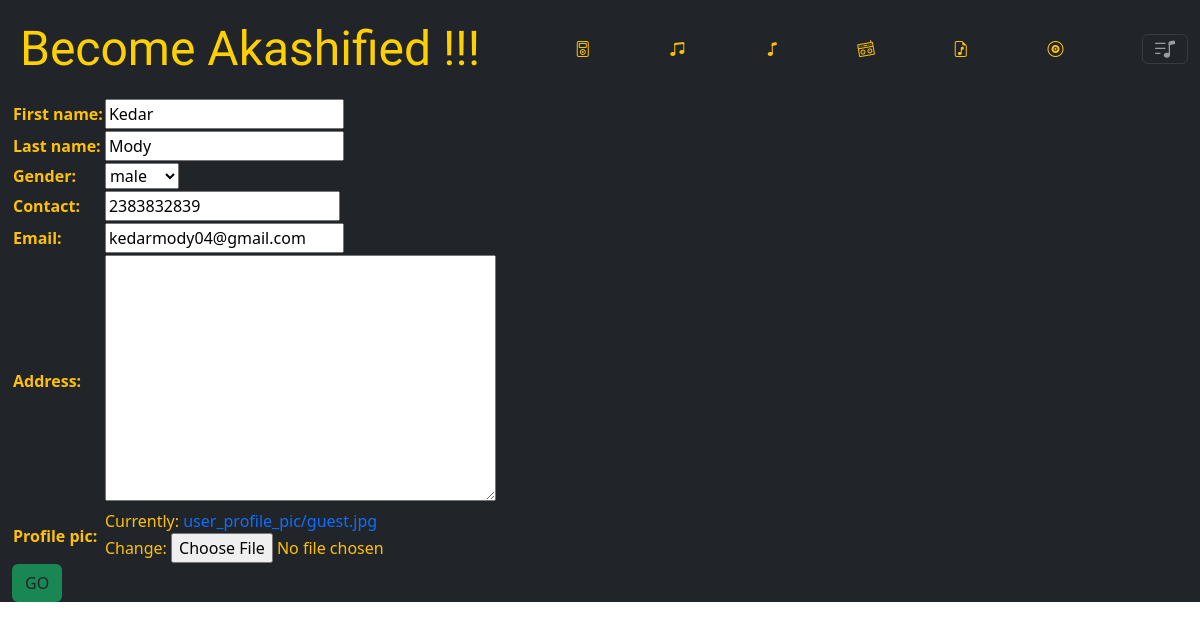
The app's page /editProfile/9 with its own data.
### mediaPlay/models.py (models this page shows)
class Listener(models.Model):
    gen = [('Male', 'male'), ('Female', 'female'), ('Others','others')]
    lid = models.AutoField(primary_key=True)
    first_name = models.CharField(max_length = 50, default="")
    last_name = models.CharField(max_length=50, default="")
    contact = models.PositiveBigIntegerField(validators=[MinValueValidator(1000000000), MaxValueValidator(9999999999)])
    email = models.EmailField(max_length=100, unique=True)
    address = models.TextField(max_length=500, default = "")
    gender = models.CharField(max_length = 20, choices=gen)
    profile_pic = models.ImageField(upload_to='user_profile_pic', default='user_profile_pic/guest.jpg')
    member = models.CharField(max_length=100, default="GUEST")
    username = models.CharField(max_length=50, default="", null=False, unique = True)
    password = models.CharField(max_length=16, default="")

### mediaPlay/views.py (the view)
# urls.py: path('editProfile/<int:pk>', EditProfile.as_view(), name = "editProfile"),
class EditProfile(UpdateView):
    model = Listener
    fields = ("first_name", "last_name", "gender", "contact", "email", "address", "profile_pic")
    template_name = 'register.html'
    success_url = reverse_lazy('index')

### mediaPlay/templates/register.html (shortened to what this page needs)
{% extends 'base.html' %}
{% block body %}
    <div class="container-fluid bg-dark text-warning">
        <form action="" method = "post" enctype="multipart/form-data">
            <table>
                {{form.as_table}}
            </table>
            <input class= "btn bg-success" type="submit" value ="GO">
        </form>
    </div>
{% endblock body %}

### mediaPlay/static/css/style.css (style rules this page uses)
a { text-decoration: none; }

### records on screen
Listener: first_name "Kedar", last_name "Mody", gender "male", contact "2383832839", email "kedarmody04@gmail.com"
